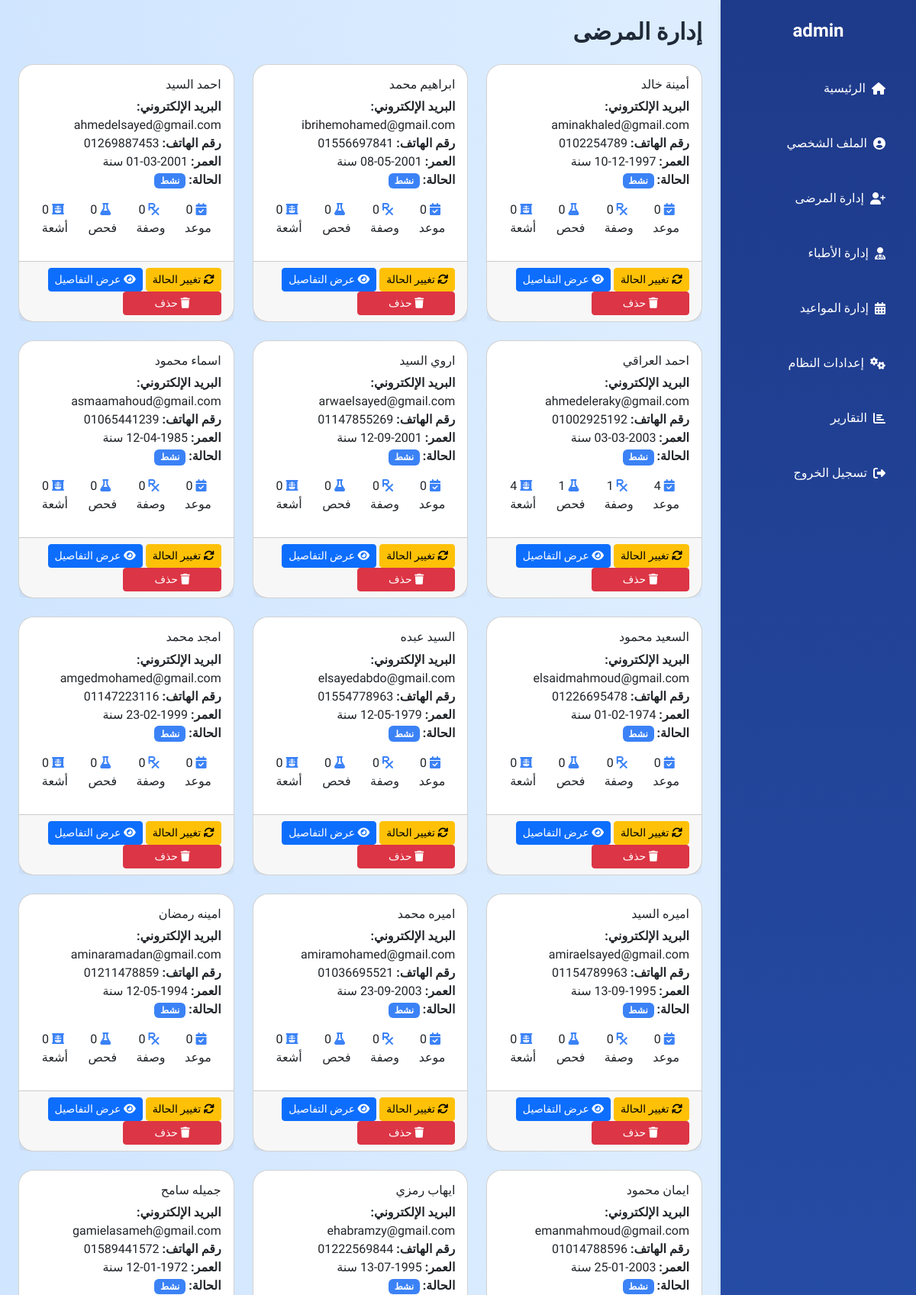
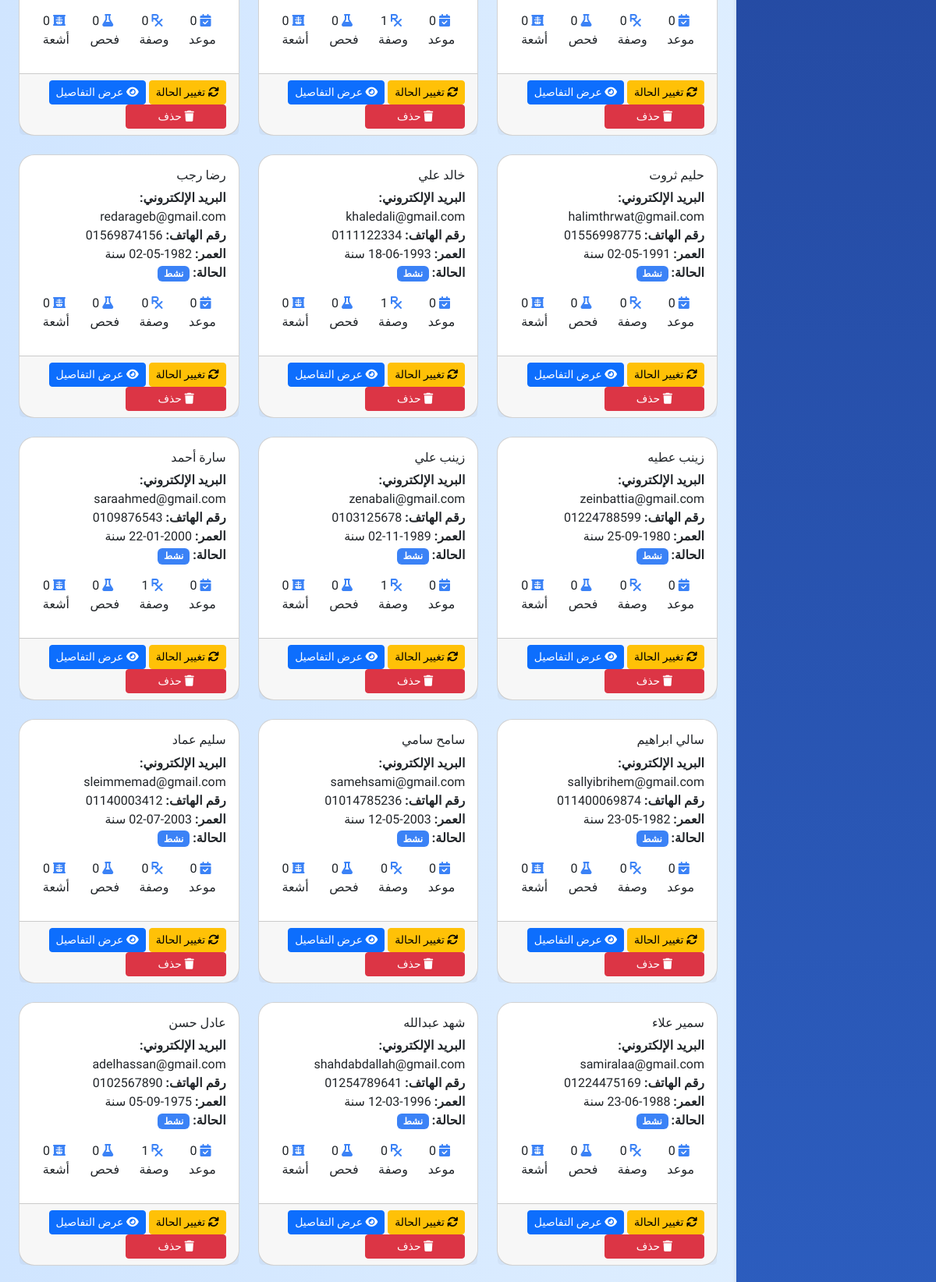
Screenshot of /admin/manage_patients.php (signed in, upper part) with the database file from the repository (2 pictures, top to bottom).
### tables this page shows
CREATE TABLE `patients` (
  `patient_id` int NOT NULL,
  `name` varchar(100) NOT NULL,
  `date_of_birth` date NOT NULL,
  `gender` enum('Male','Female','Other') NOT NULL,
  `contact_number` varchar(20) DEFAULT NULL,
  `email` varchar(100) DEFAULT NULL,
  `address` text,
  `password` varchar(255) NOT NULL,
  `created_at` timestamp NOT NULL DEFAULT CURRENT_TIMESTAMP,
  `status` enum('active','inactive') NOT NULL DEFAULT 'active'
);

### admin/manage_patients.php (the view, shortened to what this page needs)
<?php
include '../db.php';
$admin_id = $_SESSION['admin_id'];
$sql_admin = "SELECT name FROM admins WHERE admin_id = '$admin_id'";
$admin_result = $conn->query($sql_admin);
$admin_name = $admin_result && $admin_result->num_rows > 0 ? $admin_result->fetch_assoc()['name'] : 'مدير';
$sql = "SELECT
    p.*,
    COUNT(DISTINCT a.appointment_id) as total_appointments,
    COUNT(DISTINCT pr.prescription_id) as total_prescriptions,
    COUNT(DISTINCT l.test_id) as total_labtests,
    COUNT(DISTINCT x.patient_xray_id) as total_xrays
FROM patients p
LEFT JOIN appointments a ON p.patient_id = a.patient_id
LEFT JOIN prescriptions pr ON p.patient_id = pr.patient_id
LEFT JOIN labtests l ON p.patient_id = l.patient_id
LEFT JOIN patient_xrays x ON p.patient_id = x.patient_id
GROUP BY p.patient_id
ORDER BY p.name ASC";
$result = $conn->query($sql);
?>
<!DOCTYPE html>
<html lang="ar" dir="rtl">
<head>
    <link href="https://cdn.jsdelivr.net/npm/bootstrap@5.2.0-beta1/dist/css/bootstrap.min.css" rel="stylesheet">
    <link href="https://cdn.jsdelivr.net/npm/@fortawesome/fontawesome-free@6.2.1/css/all.min.css" rel="stylesheet">
</head>
<body>
    <?php  include 'admin_navbar.php'; ?>
<div class="mr-64 p-6">
        <div class="row">
        <div class="d-flex justify-content-between align-items-center mb-4 ">
            <h1 class="text-3xl font-bold text-gray-800">إدارة المرضى</h1>
        </div>
            <?php while($patient = $result->fetch_assoc()): ?>
                <div class="col-md-4 mb-4">
                    <div class="card patient-card">
                        <div class="card-body">
                        <h5 class="card-title"><?php echo htmlspecialchars($patient['name'] ?? ''); ?></h5>
                        <p class="card-text">
                            <strong>البريد الإلكتروني:</strong> <?php echo htmlspecialchars($patient['email'] ?? ''); ?><br>
                            <strong>رقم الهاتف:</strong> <?php echo htmlspecialchars($patient['contact_number'] ?? ''); ?><br>
                            <strong>العمر:</strong> <?php echo htmlspecialchars($patient['date_of_birth'] ?? ''); ?> سنة<br>
                            <strong>الحالة:</strong>
                            <span class="badge bg-<?php echo ($patient['status'] ?? '') == 'active' ? 'blue-500' : 'warning'; ?>">
                                <?php echo ($patient['status'] ?? '') == 'active' ? 'نشط' : 'غير نشط'; ?>
                            </span>
                        </p>
                            <div class="stats">
                                <p><i class="fas fa-calendar-check"></i> <?php echo $patient['total_appointments']; ?> موعد</p>
                                <p><i class="fas fa-prescription"></i> <?php echo $patient['total_prescriptions']; ?> وصفة</p>
                                <p><i class="fas fa-flask"></i> <?php echo $patient['total_labtests']; ?> فحص</p>
                                <p><i class="fas fa-x-ray"></i> <?php echo $patient['total_xrays']; ?> أشعة</p>
                            </div>
                        </div>
                        <div class="card-footer">
                            <form method="POST" class="d-inline">
                                <button type="submit" name="update_status" class="btn btn-warning btn-sm">
                                    <i class="fas fa-sync"></i>
                                    تغيير الحالة
                                </button>
                            </form>
                            <a href="../view_patient.php?patient_id=<?php echo $patient['patient_id']; ?>"
                               class="btn btn-primary btn-sm">
                                <i class="fas fa-eye"></i>
                                عرض التفاصيل
                            </a>
                            <button type="button" class="btn btn-danger btn-sm"
                                    onclick="deletePatient(<?php echo $patient['patient_id']; ?>)" style="padding: 4px 40px;">
                                <i class="fas fa-trash"></i>
                                حذف
                            </button>
                        </div>
                    </div>
                </div>
            <?php endwhile; ?>
        </div>
    </div>
</body>
</html>

### admin/admin_navbar.php (shortened to what this page needs)
<?php
$current_page = basename($_SERVER['PHP_SELF']);
?>
<!DOCTYPE html>
<html lang="en">
<head>
    <link href="https://cdn.jsdelivr.net/npm/tailwindcss@2.2.19/dist/tailwind.min.css" rel="stylesheet">
    <link href="https://cdn.jsdelivr.net/npm/@fortawesome/fontawesome-free@6.2.1/css/all.min.css" rel="stylesheet">
</head>
<body>
<div class="flex min-h-screen">
    <div class="sidebar fixed top-0 bottom-0 right-0 w-64 p-6 text-white z-50">
    <h2 class="text-2xl font-bold mb-8 text-center">
        <?php echo htmlspecialchars($admin_name); ?>
    </h2>
    <nav>
        <ul class="space-y-4">
            <li>
                <a href="dashboard.php" class="flex items-center p-3 rounded-lg">
                    <i class="fas fa-home ml-2"></i> الرئيسية
                </a>
            </li>
            <li>
                <a href="admin_profile.php" class="flex items-center p-3 rounded-lg hover:bg-white hover:bg-opacity-10">
                    <i class="fas fa-user-circle ml-2"></i> الملف الشخصي
                </a>
            </li>
            <li>
                <a href="manage_patients.php" class="flex items-center p-3 rounded-lg hover:bg-white hover:bg-opacity-10">
                    <i class="fas fa-user-plus ml-2"></i> إدارة المرضى
                </a>
            </li>
            <li>
                <a href="manage_doctors.php" class="flex items-center p-3 rounded-lg hover:bg-white hover:bg-opacity-10">
                    <i class="fas fa-user-md ml-2"></i> إدارة الأطباء
                </a>
            </li>
            <li>
                <a href="manage_appointments.php" class="flex items-center p-3 rounded-lg hover:bg-white hover:bg-opacity-10">
                    <i class="fas fa-calendar-alt ml-2"></i> إدارة المواعيد
                </a>
            </li>
            <li>
                <a href="system_settings.php" class="flex items-center p-3 rounded-lg hover:bg-white hover:bg-opacity-10 <?php echo $current_page == 'system_settings.php' ? 'bg-opacity-20' : ''; ?>">
                    <i class="fas fa-cogs ml-2"></i> إعدادات النظام
                </a>
            </li>
            <li>
                <a href="reports.php" class="flex items-center p-3 rounded-lg hover:bg-white hover:bg-opacity-10 <?php echo $current_page == 'reports.php' ? 'bg-opacity-20' : ''; ?>">
                    <i class="fas fa-chart-bar ml-2"></i> التقارير
                </a>
            </li>
            <li>
                <a href="../logout.php" class="flex items-center p-3 rounded-lg hover:bg-white hover:bg-opacity-10">
                    <i class="fas fa-sign-out-alt ml-2"></i> تسجيل الخروج
                </a>
            </li>
        </ul>
    </nav>
</div>
</body>
</html>

### admin/manage_patients.php (style rules this page uses)
.patient-card { transition: transform 0.2s; border-radius: 20px }
.stats { display: flex; justify-content: space-around; margin: 15px 0; }
.stats p { margin: 0; text-align: center; }
.stats i { color: #3b82f6; margin-right: 5px; }

### admin/admin_navbar.php (style rules this page uses)
body { background: linear-gradient(to right, #d0e5ff, #e1f0ff); font-family: 'Changa', sans-serif; }
.sidebar { background: linear-gradient(180deg, #1e3a8a 0%, #3b82f6 100%); transition: all 0.3s ease; box-shadow: 0 4px 6px rgba(0, 0, 0, 0.1); }
.sidebar a { transition: all 0.2s ease; text-decoration: none; }

### rows the page displays
patients: name "أمينة خالد", email "aminakhaled@gmail.com", contact_number "0102254789", status "نشط", total_appointments "0", total_prescriptions "0", total_labtests "0", total_xrays "0"
patients: name "ابراهيم محمد", email "ibrihemohamed@gmail.com", contact_number "01556697841", status "نشط", total_appointments "0", total_prescriptions "0", total_labtests "0", total_xrays "0"
patients: name "احمد السيد", email "ahmedelsayed@gmail.com", contact_number "01269887453", status "نشط", total_appointments "0", total_prescriptions "0", total_labtests "0", total_xrays "0"
patients: name "احمد العراقي", email "ahmedeleraky@gmail.com", contact_number "01002925192", status "نشط", total_appointments "4", total_prescriptions "1", total_labtests "1", total_xrays "4"
patients: name "اروي السيد", email "arwaelsayed@gmail.com", contact_number "01147855269", status "نشط", total_appointments "0", total_prescriptions "0", total_labtests "0", total_xrays "0"
patients: name "اسماء محمود", email "asmaamahoud@gmail.com", contact_number "01065441239", status "نشط", total_appointments "0", total_prescriptions "0", total_labtests "0", total_xrays "0"
patients: name "السعيد محمود", email "elsaidmahmoud@gmail.com", contact_number "01226695478", status "نشط", total_appointments "0", total_prescriptions "0", total_labtests "0", total_xrays "0"
patients: name "السيد عبده", email "elsayedabdo@gmail.com", contact_number "01554778963", status "نشط", total_appointments "0", total_prescriptions "0", total_labtests "0", total_xrays "0"
patients: name "امجد محمد", email "amgedmohamed@gmail.com", contact_number "01147223116", status "نشط", total_appointments "0", total_prescriptions "0", total_labtests "0", total_xrays "0"
patients: name "اميره السيد", email "amiraelsayed@gmail.com", contact_number "01154789963", status "نشط", total_appointments "0", total_prescriptions "0", total_labtests "0", total_xrays "0"
patients: name "اميره محمد", email "amiramohamed@gmail.com", contact_number "01036695521", status "نشط", total_appointments "0", total_prescriptions "0", total_labtests "0", total_xrays "0"
patients: name "امينه رمضان", email "aminaramadan@gmail.com", contact_number "01211478859", status "نشط", total_appointments "0", total_prescriptions "0", total_labtests "0", total_xrays "0"
patients: name "ايمان محمود", email "emanmahmoud@gmail.com", contact_number "01014788596", status "نشط", total_appointments "0", total_prescriptions "0", total_labtests "0", total_xrays "0"
patients: name "ايهاب رمزي", email "ehabramzy@gmail.com", contact_number "01222569844", status "نشط", total_appointments "0", total_prescriptions "1", total_labtests "0", total_xrays "0"
patients: name "جميله سامح", email "gamielasameh@gmail.com", contact_number "01589441572", status "نشط", total_appointments "0", total_prescriptions "0", total_labtests "0", total_xrays "0"
patients: name "حليم ثروت", email "halimthrwat@gmail.com", contact_number "01556998775", status "نشط", total_appointments "0", total_prescriptions "0", total_labtests "0", total_xrays "0"
patients: name "خالد علي", email "khaledali@gmail.com", contact_number "0111122334", status "نشط", total_appointments "0", total_prescriptions "1", total_labtests "0", total_xrays "0"
patients: name "رضا رجب", email "redarageb@gmail.com", contact_number "01569874156", status "نشط", total_appointments "0", total_prescriptions "0", total_labtests "0", total_xrays "0"
patients: name "زينب عطيه", email "zeinbattia@gmail.com", contact_number "01224788599", status "نشط", total_appointments "0", total_prescriptions "0", total_labtests "0", total_xrays "0"
patients: name "زينب علي", email "zenabali@gmail.com", contact_number "0103125678", status "نشط", total_appointments "0", total_prescriptions "1", total_labtests "0", total_xrays "0"
patients: name "سارة أحمد", email "saraahmed@gmail.com", contact_number "0109876543", status "نشط", total_appointments "0", total_prescriptions "1", total_labtests "0", total_xrays "0"
patients: name "سالي ابراهيم", email "sallyibrihem@gmail.com", contact_number "011400069874", status "نشط", total_appointments "0", total_prescriptions "0", total_labtests "0", total_xrays "0"
patients: name "سامح سامي", email "samehsami@gmail.com", contact_number "01014785236", status "نشط", total_appointments "0", total_prescriptions "0", total_labtests "0", total_xrays "0"
patients: name "سليم عماد", email "sleimmemad@gmail.com", contact_number "01140003412", status "نشط", total_appointments "0", total_prescriptions "0", total_labtests "0", total_xrays "0"
patients: name "سمير علاء", email "samiralaa@gmail.com", contact_number "01224475169", status "نشط", total_appointments "0", total_prescriptions "0", total_labtests "0", total_xrays "0"
patients: name "شهد عبدالله", email "shahdabdallah@gmail.com", contact_number "01254789641", status "نشط", total_appointments "0", total_prescriptions "0", total_labtests "0", total_xrays "0"
patients: name "عادل حسن", email "adelhassan@gmail.com", contact_number "0102567890", status "نشط", total_appointments "0", total_prescriptions "1", total_labtests "0", total_xrays "0"

### other values shown
$admin_name "admin"
